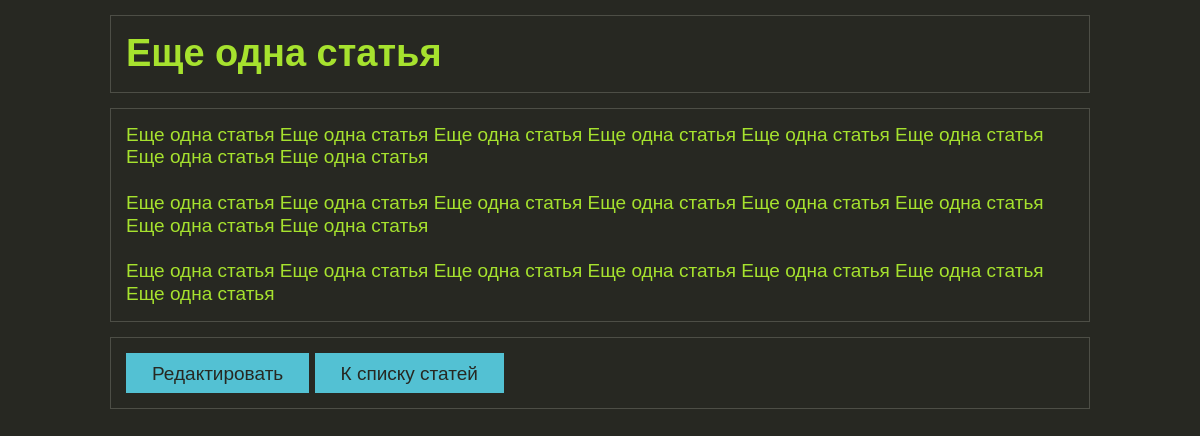
The app's page /post.php?article_id=2 with its own data.
### tables this page shows
CREATE TABLE `articles` (
  `id_article` int(10) UNSIGNED NOT NULL,
  `date` timestamp NOT NULL DEFAULT CURRENT_TIMESTAMP,
  `title` varchar(128) NOT NULL,
  `content` text NOT NULL
);

### post.php (called while the page is built, shortened)
<?php
	include_once('models/blog.php');
	$article_id = $_GET['article_id'] ?? null;
	$query = db_query("SELECT * FROM articles WHERE id_article=:article_id", ['article_id' => $article_id]);
	$article_show = $query->fetch();
	if(blog_auth()){
		$add_link = 'edit.php?article_id=' . $article_id;
	} else {
		$add_link = 'login.php';
	}
	$msg_errors = blog_show_error();
	include('views/view_post.php');
?>

### models/db.php (called while the page is built, shortened)
<?php
	function db_connect(){
		static $db;
		if($db === null){
			$db = new PDO('mysql:host=localhost;dbname=db_blog', 'root', '');
			$db->exec('SET NAMES UTF8');
		}
		return $db;
	}
	function db_query($sql, $params = []){
		$db = db_connect();
		$query = $db->prepare($sql);
		$query->execute($params);
		return $query;
	}
?>

### models/blog.php (called while the page is built, shortened)
<?php
	include_once('models/db.php');
	function blog_show_error($msg = null){
		static $show_error = [];
		return $show_error;
	}
?>

### views/view_post.php (the view, shortened to what this page needs)
<!DOCTYPE html>
<html lang="ru">
    <head>
        <link rel="stylesheet" href="./views/css/style.css">
    </head>
    <body>
		<div class="page_rubber">
			<div class="wrapper">
				<h1><?= $article_show['title'] ?></h1>
				<div class="content">
						<? endif;
						if ($msg_errors == null):
							echo nl2br($article_show['content']);
						endif;
					?>
				</div>
				<div class="nav">
					<div class="nav_link"><a href="<?= $add_link ?>">Редактировать</a> <a href="./">К списку статей</a></div>
				</div>
			</div>
		</div>
	</body>
</html>

### views/css/style.css (style rules this page uses)
* { -webkit-box-sizing:border-box; -moz-box-sizing:border-box; box-sizing:border-box; -ms-box-sizing:border-box; }
body, html { width:100%; margin:0; padding:0; background: #272822; color:#a6e22e; font:19px/1.2 'Calibri', sans-serif; height: 100%; min-width: 1000px; }
a { color:#53c1d3; border-bottom: 1px solid; text-decoration:none; -webkit-transition:all .5s cubic-bezier(.65,.85,.11,1.03); -moz-transition:all .5s cubic-bezier(.65,.85,.11,1.03); -o-transition:all .5s cubic-bezier(.65,.85,.11,1.03); transition:all .5s cubic-bezier(.65,.85,.11,1.03); }
.page_rubber { width:100%; min-width:1000px; overflow:hidden; }
.wrapper { position:relative; width:980px; margin:0 auto; }
h1, .content, .nav { border: 1px solid #4d4e46; padding: 15px; margin: 15px 0; }
.nav_link a, .form_submit input { display: inline-block; height: 40px; line-height: 40px; padding: 0 25px; border: 1px solid #53c1d3; background: #53c1d3; color: #272822; }

### records on screen
articles: title "Еще одна статья", content "Еще одна статья Еще одна статья Еще одна статья Еще одна статья Еще одна статья Еще одна статья Еще одна статья Еще одна статья Еще одна статья Еще одна статья Еще одна статья Еще одна статья Еще одна статья Еще одна статья Еще одна статья Еще одна статья Еще одна статья Еще одна статья Еще одна статья Еще одна статья Еще одна статья Еще одна статья Еще одна статья"
